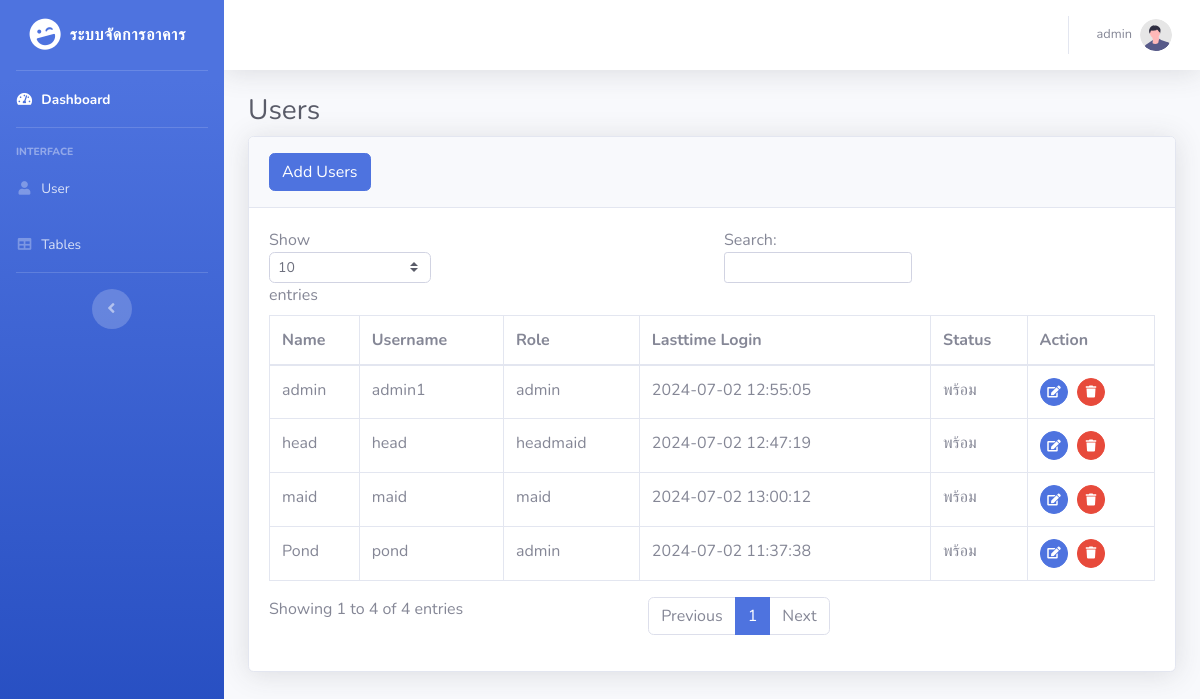
/users.php (signed in), run on the app's committed database.
### tables this page shows
CREATE TABLE `users` (
  `user_id` int(100) NOT NULL,
  `fullname` varchar(255) NOT NULL,
  `username` varchar(100) NOT NULL,
  `password` varchar(100) NOT NULL,
  `role` varchar(100) NOT NULL,
  `lasttime_login` varchar(255) NOT NULL,
  `status` enum('พร้อม','ลา','ไม่พร้อม','') NOT NULL
);

### users.php (the view, shortened to what this page needs)
<?php
include 'includes/header.php';
$role = $_SESSION['role'];
if ($role == 'admin') {
    include 'includes/navbar.php';
} elseif ($role == 'headmaid') {
    include 'includes/headmaid_navbar.php';
} elseif ($role == 'maid') {
    include 'includes/maid_navbar.php';
} else {
    echo "ไม่สามารถระบุบทบาทของผู้ใช้ได้";
    exit;
}
include 'includes/calendar.php';
?>
<div class="container-fluid">
    <h1 class="h3 mb-2 text-gray-800">Users</h1>
    <div class="card shadow mb-4">
        <div class="card-header py-3">
            <button type="button" class="btn btn-primary" data-toggle="modal" data-target="#addadminprofile">
                Add Users
            </button>
        </div>
        <?php
        $servername = "localhost";
        $username = "root";
        $password = "";
        $dbname = "project";
        $conn = new mysqli($servername, $username, $password, $dbname);
        $sql = "SELECT * FROM users";
        $result = $conn->query($sql);
        if ($result->num_rows > 0) {
            echo '<div class="card-body">';
            echo '<div class="table-responsive">';
            echo '<table class="table table-bordered" id="dataTable" width="100%" cellspacing="0">';
            echo '<thead>';
            echo '<tr>';
            echo '<th>Name</th>';
            echo '<th>Username</th>';
            echo '<th>Role</th>';
            echo '<th>Lasttime Login</th>';
            echo '<th>Status</th>';
            echo '<th>Action</th>';
            echo '</tr>';
            echo '</thead>';
            echo '<tbody>';
            while ($row = $result->fetch_assoc()) {
                echo '<tr>';
                echo '<td>' . $row["fullname"] . '</td>';
                echo '<td>' . $row["username"] . '</td>';
                echo '<td>' . $row["role"] . '</td>';
                echo '<td>' . $row["lasttime_login"] . '</td>';
                echo '<td>' . $row["status"] . '</td>';
                echo '<td>
                    <button class="btn btn-primary btn-circle btn-sm mr-1" data-toggle="modal" data-target="#editadminprofile' . $row["user_id"] . '"><i class="fas fa-edit"></i></button>
                    <form action="code.php" method="POST" style="display:inline;">
                    <input type="hidden" name="deleteUserId" value="' . $row["user_id"] . '">
                    <button type="submit" class="btn btn-danger btn-circle btn-sm" onclick="return confirm(\'Are you sure you want to delete this user?\')"><i class="fas fa-trash"></i></button>
                    </form>
                </td>';
            }
            echo '</tbody>';
            echo '</table>';
            echo '</div>';
            echo '</div>';
        } else {
            echo "0 ผลลัพธ์";
        }
        ?>
    </div>
</div>
<?php
include 'includes/scripts.php';
include 'includes/footer.php';
?>

### data on the page
users: fullname "admin", username "admin1", role "admin", lasttime_login "2024-07-02 12:55:05", status "พร้อม"
users: fullname "head", username "head", role "headmaid", lasttime_login "2024-07-02 12:47:19", status "พร้อม"
users: fullname "maid", username "maid", role "maid", lasttime_login "2024-07-02 13:00:12", status "พร้อม"
users: fullname "Pond", username "pond", role "admin", lasttime_login "2024-07-02 11:37:38", status "พร้อม"

### other printed values
$_SESSION['full_name'] "admin"
